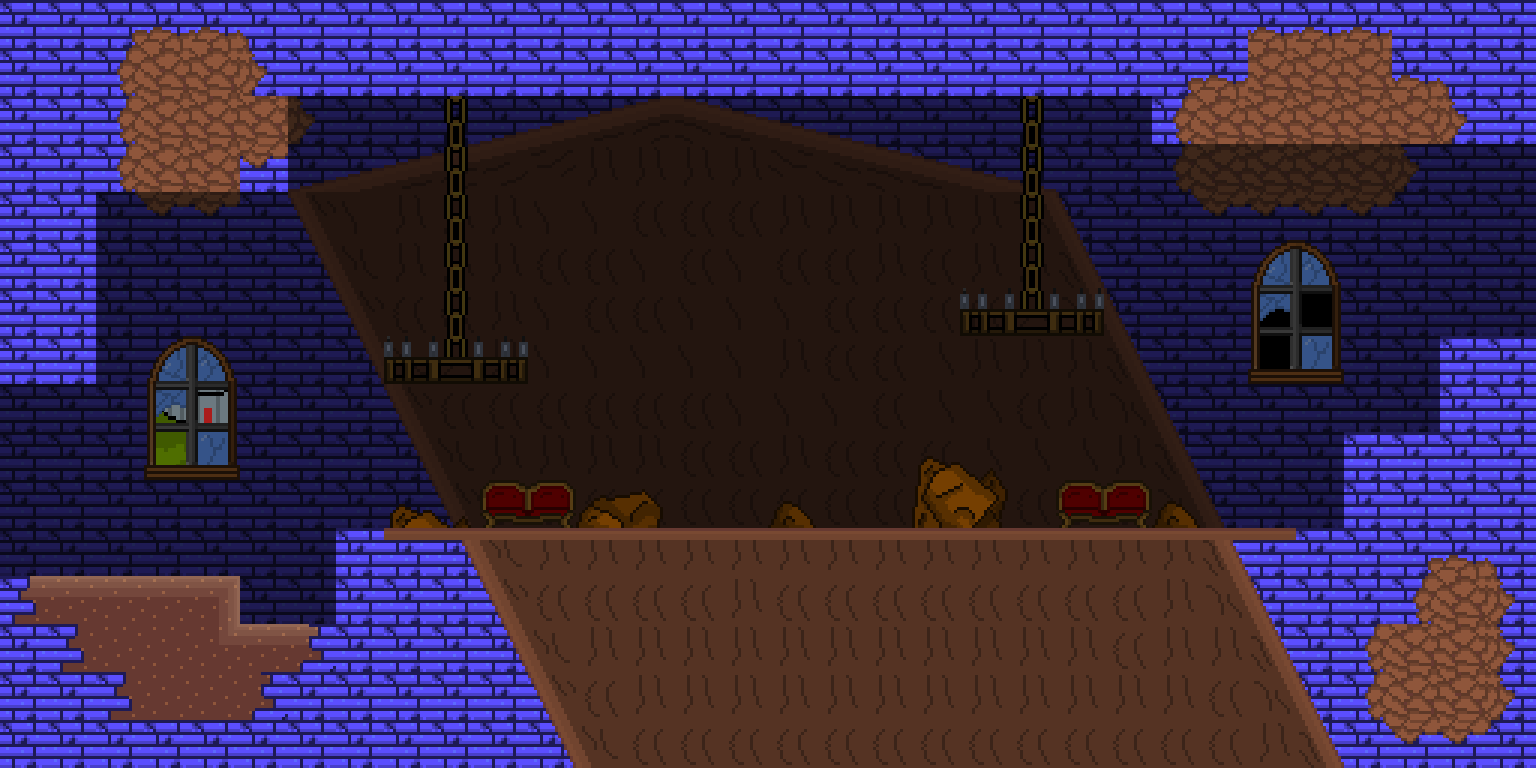

The image is a tile-based game level rendered from a .tmx file. Its description and source (layers, tilesets, objects; grid data summarised) follow:
An orthogonal 32x16 tile map with 48x48 px tiles, 4 tile layers (back_tiles, back_second, front, front_second), 4 tilesets, 3 image layers and 17 objects (2x SpawnPoint, 2x EnemyGroundedElemental, 2x Portal, EnemyShieldMonster).

<map version="1.11" tiledversion="1.11.0" orientation="orthogonal" renderorder="right-down" width="32" height="16" tilewidth="48" tileheight="48" infinite="0" nextlayerid="22" nextobjectid="144">
 <tileset firstgid="1" name="tileset01" tilewidth="48" tileheight="48" tilecount="176" columns="16">
  <image source="../tilesets/tileset01.png" width="768" height="528" />
 </tileset>
 <tileset firstgid="177" name="tileset02" tilewidth="48" tileheight="48" tilecount="121" columns="11">
  <image source="../tilesets/tileset02.png" width="528" height="528" />
 </tileset>
 <tileset firstgid="298" name="tileset03" tilewidth="48" tileheight="48" tilecount="306" columns="17">
  <image source="../tilesets/tileset03.png" width="816" height="864" />
 </tileset>
 <tileset firstgid="604" name="objects" tilewidth="48" tileheight="48" tilecount="64" columns="8">
  <image source="../tilesets/objects.png" width="384" height="384" />
 </tileset>
 <imagelayer id="17" name="Image Layer 1">
  <image source="../Backgrounds/ground_back.png" width="1024" height="576" />
  <properties>
   <property name="depth" type="int" value="3000" />
   <property name="parallax_x" type="float" value="1" />
   <property name="parallax_y" type="float" value="1" />
   <property name="repeat_y" type="bool" value="true" />
  </properties>
 </imagelayer>
 <imagelayer id="18" name="Image Layer 2">
  <image source="../Backgrounds/ground_far.png" width="1024" height="576" />
  <properties>
   <property name="depth" type="int" value="2900" />
   <property name="parallax_x" type="float" value="0.8" />
   <property name="parallax_y" type="float" value="0.1" />
   <property name="repeat_y" type="bool" value="false" />
  </properties>
 </imagelayer>
 <imagelayer id="19" name="Image Layer 3">
  <image source="../Backgrounds/ground_front.png" width="1024" height="576" />
  <properties>
   <property name="depth" type="int" value="2800" />
   <property name="parallax_x" type="float" value="0.9" />
   <property name="parallax_y" type="float" value="0.2" />
   <property name="repeat_y" type="bool" value="false" />
  </properties>
 </imagelayer>
 <layer id="11" name="back_tiles" width="32" height="16">
  <properties>
   <property name="depth" type="int" value="1050" />
   <property name="tileset" type="int" value="0" />
  </properties>
  <data>[512 cells, 324 non-empty, 8 distinct tile ids]</data>
 </layer>
 <layer id="21" name="back_second" width="32" height="16">
  <properties>
   <property name="depth" type="int" value="1000" />
   <property name="tileset" type="int" value="2" />
  </properties>
  <data>[512 cells, 310 non-empty, 49 distinct tile ids]</data>
 </layer>
 <layer id="12" name="front" width="32" height="16">
  <properties>
   <property name="depth" type="int" value="950" />
   <property name="tileset" type="int" value="0" />
  </properties>
  <data>[512 cells, 34 non-empty, 15 distinct tile ids]</data>
 </layer>
 <layer id="20" name="front_second" width="32" height="16">
  <properties>
   <property name="depth" type="int" value="900" />
   <property name="tileset" type="int" value="2" />
  </properties>
  <data>[512 cells, 19 non-empty, 1 distinct tile ids]</data>
 </layer>
 <objectgroup color="#ffaa00" id="16" name="spawnpoints">
  <object id="105" type="SpawnPoint" x="1488" y="144" width="48" height="48">
   <properties>
    <property name="id" type="int" value="1" />
   </properties>
  </object>
  <object id="106" type="SpawnPoint" x="0" y="384" width="48" height="48">
   <properties>
    <property name="id" type="int" value="0" />
   </properties>
  </object>
 </objectgroup>
 <objectgroup id="14" name="objects">
  <object id="141" type="EnemyGroundedElemental" x="864" y="480" width="48" height="48">
   <properties>
    <property name="color" type="int" value="1" />
   </properties>
  </object>
  <object id="142" type="EnemyGroundedElemental" x="768" y="480" width="48" height="48">
   <properties>
    <property name="color" type="int" value="1" />
   </properties>
  </object>
  <object id="143" type="EnemyShieldMonster" x="576" y="384" width="144" height="144">
   <properties>
    <property name="color" type="int" value="1" />
   </properties>
  </object>
 </objectgroup>
 <objectgroup color="#0000ff" id="13" name="walls">
  <properties>
   <property name="isWallLayer" type="bool" value="true" />
  </properties>
  <object id="47" x="0" y="0" width="96" height="384" />
  <object id="50" x="0" y="576" width="240" height="192" />
  <object id="52" x="96" y="0" width="192" height="192" />
  <object id="54" x="336" y="528" width="1008" height="48" />
  <object id="82" x="336" y="576" width="1200" height="192" />
  <object id="110" x="1440" y="336" width="96" height="240" />
  <object id="111" x="240" y="624" width="96" height="144" />
  <object id="112" x="288" y="0" width="864" height="96" />
  <object id="123" x="1152" y="0" width="384" height="144" />
  <object id="140" x="1344" y="432" width="96" height="144" />
 </objectgroup>
 <objectgroup color="#00ff00" id="15" name="doors">
  <object id="104" type="Portal" x="1584" y="144" width="48" height="192">
   <properties>
    <property name="horizontal" type="bool" value="false" />
    <property name="id_point" type="int" value="0" />
    <property name="id_room" type="int" value="25" />
   </properties>
  </object>
  <object id="107" type="Portal" x="-96" y="384" width="48" height="192">
   <properties>
    <property name="horizontal" type="bool" value="false" />
    <property name="id_point" type="int" value="0" />
    <property name="id_room" type="int" value="27" />
   </properties>
  </object>
 </objectgroup>
</map>
